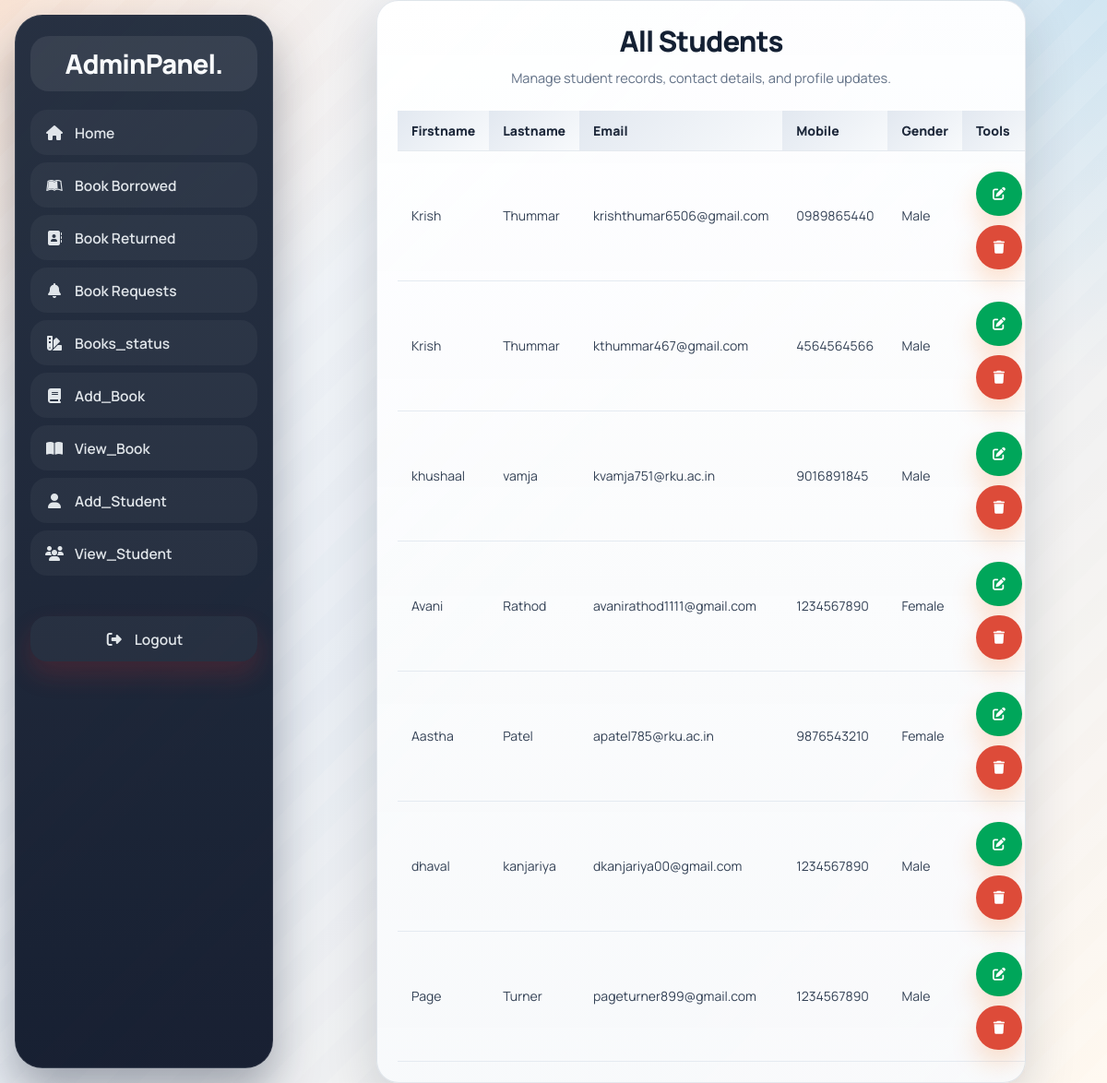
The app's page /Admin/view_student.php (signed in), older data.
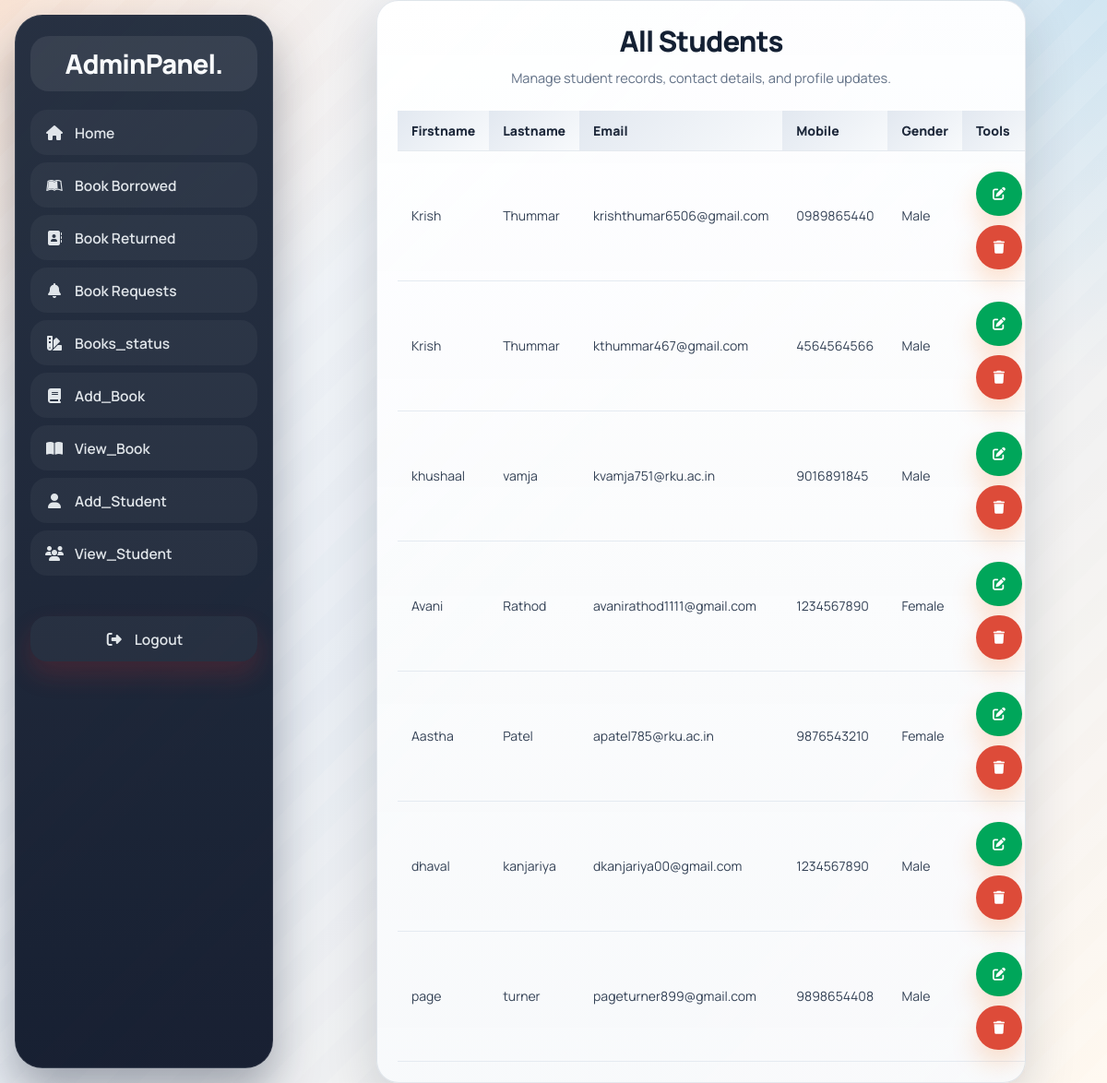
The same page, newer data.
### tables this page shows
CREATE TABLE `students` (
  `id` int(11) NOT NULL,
  `firstname` varchar(50) NOT NULL,
  `lastname` varchar(50) NOT NULL,
  `created_on` date NOT NULL,
  `email` varchar(100) NOT NULL,
  `password` varchar(255) NOT NULL,
  `gender` enum('Male','Female','Other') NOT NULL,
  `mobile` varchar(20) NOT NULL
);

### Admin/view_student.php (the view, shortened to what this page needs)
  <?php
  include '../components/connect.php';
  ?>
<!DOCTYPE html>
<html lang="en">
<head>
      <link rel="stylesheet" href="../components/admin_style.css">
  <link rel="stylesheet" href="https://cdnjs.cloudflare.com/ajax/libs/font-awesome/6.2.0/css/all.min.css">
  </head>
  <body>
      <?php include '../components/admin_header.php'; ?>
      <div class="col-md-8">
    <div class="box1">
      <div class="box1-body">
        <h1 class="admin-page-title">All Students</h1>
        <p class="admin-page-subtitle">Manage student records, contact details, and profile updates.</p>
        <table id="example1" class="table table-bordered table-striped">
          <thead>
            <tr>
              <th>Firstname</th>
              <th>Lastname</th>
              <th>Email</th>
              <th>Mobile</th>
              <th>Gender</th>
              <th>Tools</th>
            </tr>
          </thead>
          <tbody>
          <?php
          $sql = "SELECT * FROM students";
  $stmt = $conn->prepare($sql);
  $stmt->execute();
  while($row = $stmt->fetch(PDO::FETCH_ASSOC)){
    echo "
        <tr>
                <td>".$row['firstname']."</td>
                <td>".$row['lastname']."</td>
                <td>".$row['email']."</td>
                <td>".$row['mobile']."</td>
                <td>".$row['gender']."</td>
                <td>
                  <button class='btn btn-success btn-sm edit' data-id='".$row['id']."'>
   <i class='fa fa-edit'></i>
</button>
                  <button class='btn btn-danger btn-sm delete' data-id='".$row['id']."'>
                    <i class='fa fa-trash'></i>
                  </button>
                </td>
              </tr>
            ";
          }
          ?>
          </tbody>
        </table>
      </div>
    </div>
  </div>
  </body>
  </html>

Row changes from the older to the newer data that the page shows:
removed students: firstname "Page", lastname "Turner", email "pageturner899@gmail.com", mobile "1234567890", gender "Male"
added students: firstname "page", lastname "turner", email "pageturner899@gmail.com", mobile "9898654408", gender "Male"
